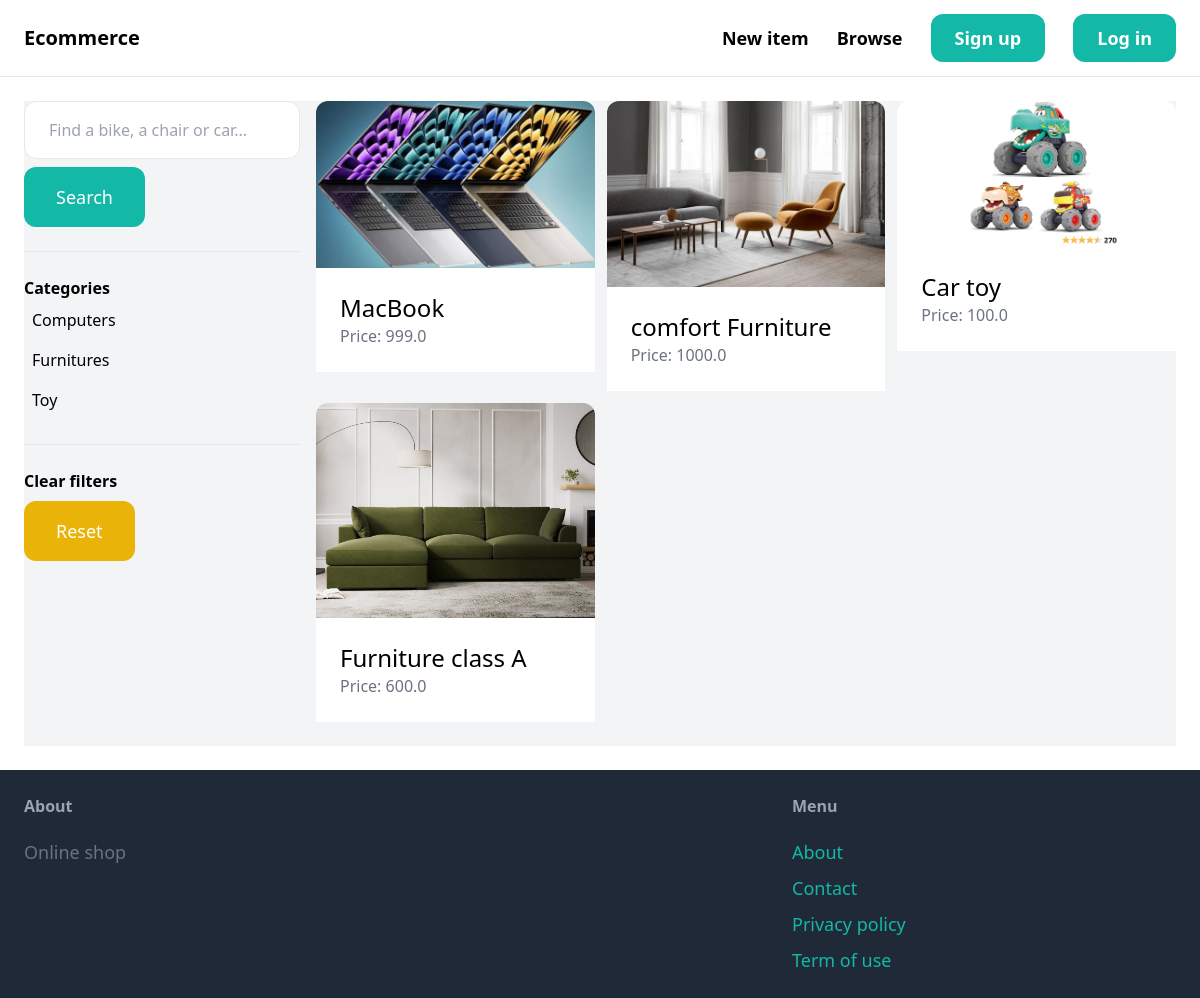
The app's page /items/ with its own data.
### item/models.py (models this page shows, shortened)
class Category(models.Model):
    name = models.CharField(max_length=255)
    class Meta:
        ordering = ('name',)
        verbose_name_plural = 'Categories'

class Item(models.Model):
    category = models.ForeignKey(Category, related_name='items', on_delete=models.CASCADE)
    name = models.CharField(max_length=255)
    description = models.TextField(blank=True, null=True)
    price = models.FloatField()
    image = models.ImageField(upload_to='item_images', blank=True, null=True)
    is_sold = models.BooleanField(default=False)
    created_by = models.ForeignKey(User, related_name='items', on_delete=models.CASCADE)
    created_at = models.DateTimeField(auto_now_add=True)

### item/views.py (the view)
# urls.py: path('items/', include('item.urls'), name='item'),
def items(request):
    query = request.GET.get('query', '')
    category_id = request.GET.get('category', 0)
    items = Item.objects.filter(is_sold=False)
    categories = Category.objects.all()
    if query:
        items = items.filter(Q(name__icontains=query) | Q(description__icontains=query))
    if category_id:
        items = items.filter(category=category_id)
    return render(request, 'item/items.html', {
        'items': items,
        'query': query,
        'categories': categories,
        'category_id': int(category_id),
    })

### item/templates/item/items.html (shortened to what this page needs)
{% extends 'core/base.html' %}
{% block content%}
    <div class="pb-6 grid grid-cols-4 gap-4 bg-gray-100">
        <div class="col-span-1">
            <form method="get" action="{% url 'item:items' %}">
                <input name="query" class="w-full py-4 px-6 border rounded-xl" type="text" value="{{ query }}" placeholder="Find a bike, a chair or car...">
                <button class="mt-2 py-4 px-8 text-lg bg-teal-500 text-white rounded-xl">Search</button>
            </form>
            <hr class="my-6">
            <p class="font-semibold">Categories</p>
            <ul>
                {% for category in categories %}
                <li class="py-2 px-2 rounded-xl{% if category.id == category_id %} bg-gray-200 {% endif %}">
                    <a href="{% url 'item:items' %}?query={{ query }}&category={{ category.id }}">
                        {{ category.name }}
                    </a>
                </li>
                {% endfor %}
            </ul>
            <hr class="my-6">
            <p class="font-semibold">Clear filters</p>
            <ul>
                <li><a href="{% url 'item:items' %}" class="mt-2 py-4 px-8 inline-block bg-yellow-500 text-lg rounded-xl text-white">Reset</a></li>
            </ul>
        </div>
        <div class="col-span-3">
            <div class="grid grid-cols-3 gap-3">
                {% for item in items %}
                    <div>
                        <a href="{% url 'item:detail' item.id %}">
                            <div>
                                <img src="{{ item.image.url }}" class="rounded-t-xl">
                            </div>
                            <div class="p-6 bg-white rounded-b=xl">
                                <h2 class="text-2xl">{{ item.name }}</h2>
                                <p class="text-gray-500">Price: {{ item.price }}</p>
                            </div>
                        </a>
                    </div>
                {% endfor %}
            </div>
        </div>
    </div>
{% endblock %}

### records on screen
Category: name "Computers"
Category: name "Furnitures"
Category: name "Toy"
Item: image (picture), name "MacBook", price "999.0"
Item: image (picture), name "comfort Furniture", price "1000.0"
Item: image (picture), name "Car toy", price "100.0"
Item: image (picture), name "Furniture class A", price "600.0"
